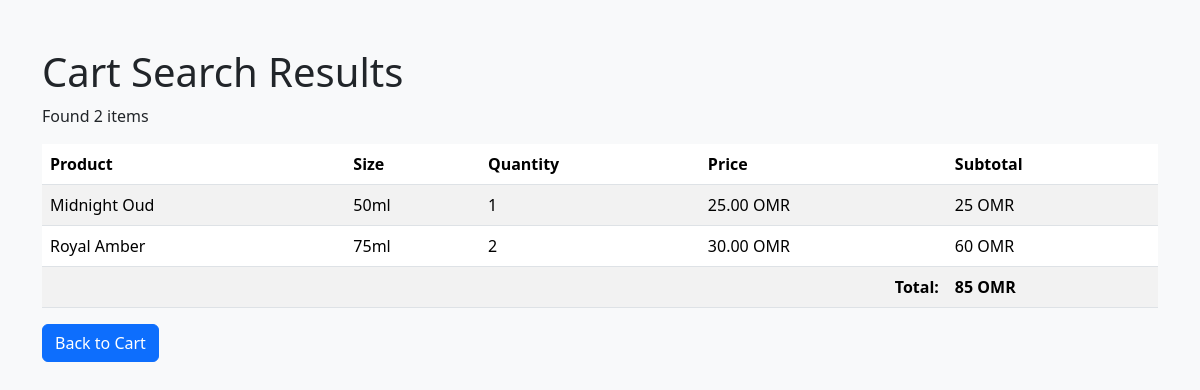
/php/search_cart.php, run on the app's committed database.
### tables this page shows
CREATE TABLE cart_items (
    cart_item_id INT PRIMARY KEY AUTO_INCREMENT,
    user_id INT,
    product_id INT,
    size VARCHAR(20) NOT NULL,
    quantity INT NOT NULL,
    unit_price DECIMAL(10, 2) NOT NULL
);

CREATE TABLE products (
    product_id INT PRIMARY KEY AUTO_INCREMENT,
    name VARCHAR(100) NOT NULL,
    price DECIMAL(10, 2) NOT NULL,
    family VARCHAR(50) NOT NULL,
    longevity VARCHAR(50),
    best_for VARCHAR(100),
    description TEXT,
    image_url VARCHAR(255),
    stock_quantity INT DEFAULT 0
);

### php/search_cart.php (the view, shortened to what this page needs)
<?php
require_once 'config/database.php';
$user_id = 1;
$sql = "SELECT ci.*, p.name
        FROM cart_items ci
        JOIN products p ON ci.product_id = p.product_id
        WHERE ci.user_id = ?";
$params = [$user_id];
$stmt = $pdo->prepare($sql);
$stmt->execute($params);
$cartItems = $stmt->fetchAll(PDO::FETCH_ASSOC);
?>
<!DOCTYPE html>
<html lang="en">
<head>
    <link href="https://cdn.jsdelivr.net/npm/bootstrap@5.3.2/dist/css/bootstrap.min.css" rel="stylesheet">
</head>
<body class="bg-light">
    <div class="container mt-5">
        <h1>Cart Search Results</h1>
        <p>Found <?php echo count($cartItems); ?> items</p>
        <?php if(count($cartItems) > 0): ?>
        <table class="table table-striped">
            <thead>
                <tr>
                    <th>Product</th>
                    <th>Size</th>
                    <th>Quantity</th>
                    <th>Price</th>
                    <th>Subtotal</th>
                </tr>
            </thead>
            <tbody>
                <?php
                $total = 0;
                foreach($cartItems as $item):
                    $subtotal = $item['quantity'] * $item['unit_price'];
                    $total += $subtotal;
                ?>
                <tr>
                    <td><?php echo $item['name']; ?></td>
                    <td><?php echo $item['size']; ?></td>
                    <td><?php echo $item['quantity']; ?></td>
                    <td><?php echo $item['unit_price']; ?> OMR</td>
                    <td><?php echo $subtotal; ?> OMR</td>
                </tr>
                <?php endforeach; ?>
                <tr>
                    <td colspan="4" class="text-end"><strong>Total:</strong></td>
                    <td><strong><?php echo $total; ?> OMR</strong></td>
                </tr>
            </tbody>
        </table>
        <?php else: ?>
        <div class="alert alert-info">No items found.</div>
        <?php endif; ?>
        <a href="../cart.html" class="btn btn-primary">Back to Cart</a>
    </div>
</body>
</html>

### data on the page
cart_items: product.name "Midnight Oud", size "50ml", quantity "1", unit_price "25.00", subtotal "25"
cart_items: product.name "Royal Amber", size "75ml", quantity "2", unit_price "30.00", subtotal "60"

### other printed values
count($cartItems) "2"
$total "85"
